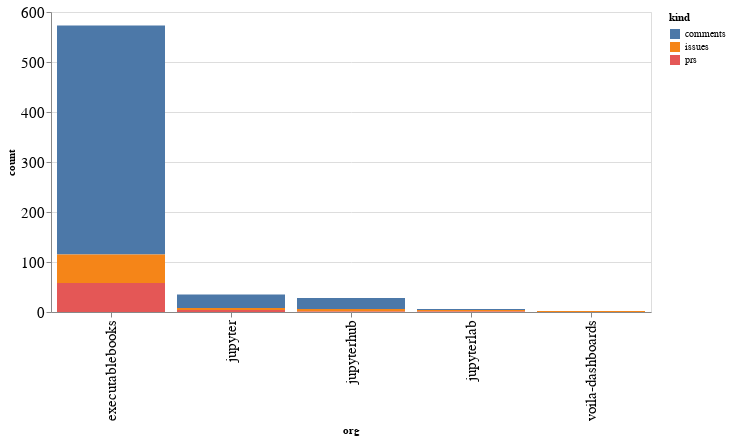

Notebook source saved alongside this figure:
### Code cell
alt.Chart(org_summaries, width=600).mark_bar().encode(
    x='org',
    y='count',
    color='kind',
    tooltip="org"
)

### Figure 1 — Vega-Lite specification as saved in the notebook (floating-point values rounded to 4 significant figures)
{"config": {"axisLeft": {"labelFontSize": 15}, "axisBottom": {"labelFontSize": 15}}, "data": {"name": "data-aceec20bcfc8819f2abbe5452bad104b"}, "mark": "bar", "encoding": {"color": {"type": "nominal", "field": "kind"}, "tooltip": {"type": "nominal", "field": "org"}, "x": {"type": "nominal", "field": "org"}, "y": {"type": "quantitative", "field": "count"}}, "width": 600, "$schema": "https://vega.github.io/schema/vega-lite/v4.8.1.json", "datasets": {"data-aceec20bcfc8819f2abbe5452bad104b": [{"org": "executablebooks", "kind": "comments", "count": 458}, {"org": "executablebooks", "kind": "issues", "count": 57}, {"org": "executablebooks", "kind": "prs", "count": 58}, {"org": "jupyter", "kind": "comments", "count": 27}, {"org": "jupyter", "kind": "issues", "count": 4}, {"org": "jupyter", "kind": "prs", "count": 4}, {"org": "jupyterhub", "kind": "comments", "count": 22}, {"org": "jupyterhub", "kind": "issues", "count": 5}, {"org": "jupyterhub", "kind": "prs", "count": 1}, {"org": "jupyterlab", "kind": "comments", "count": 2}, {"org": "jupyterlab", "kind": "issues", "count": 3}, {"org": "jupyterlab", "kind": "prs", "count": 1}, {"org": "voila-dashboards", "kind": "issues", "count": 2}]}}
